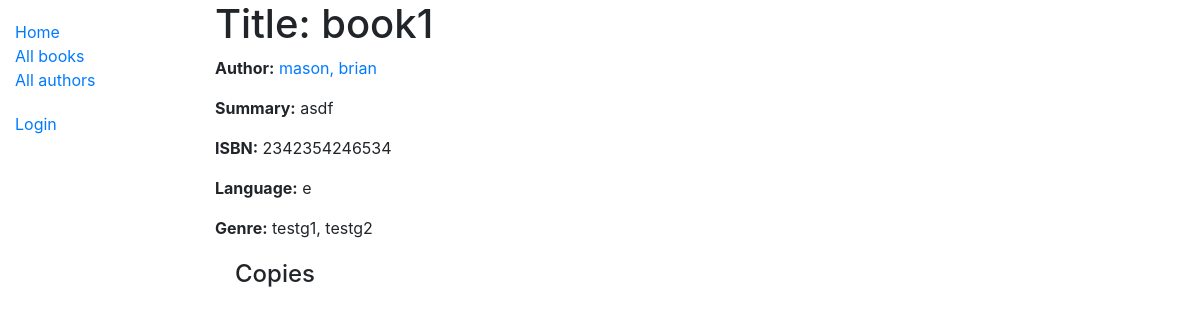
/catalog/book/1, run on the app's committed database.
### catalog/models.py (models this page shows, shortened)
class Book(models.Model):
    title = models.CharField(max_length=200)
    author = models.ForeignKey('Author', on_delete=models.SET_NULL, null=True)
    summary = models.TextField(max_length=1000, help_text="Enter a brief description of the book")
    isbn = models.CharField('ISBN', max_length=13,
                            unique=True,
                            help_text='13 Character <a href="https://www.isbn-international.org/content/what-isbn'
                                      '">ISBN number</a>')
    genre = models.ManyToManyField(Genre, help_text="Select a genre for this book")
    language = models.ForeignKey('Language', on_delete=models.SET_NULL, null=True)
    class Meta:
        ordering = ['title', 'author']
    def display_genre(self):
        """Creates a string for the Genre. This is required to display genre in Admin."""
        return ', '.join([genre.name for genre in self.genre.all()[:3]])
    display_genre.short_description = 'Genre'

class Author(models.Model):
    first_name = models.CharField(max_length=100)
    last_name = models.CharField(max_length=100)
    date_of_birth = models.DateField(null=True, blank=True)
    date_of_death = models.DateField('died', null=True, blank=True)
    class Meta:
        ordering = ['last_name', 'first_name']
    def __str__(self):
        return '{0}, {1}'.format(self.last_name, self.first_name)

class Language(models.Model):
    name = models.CharField(max_length=200,
                            help_text="Enter the book's natural language (e.g. English, French, Japanese etc.)")
    def __str__(self):
        return self.name

class Genre(models.Model):
    name = models.CharField(
        max_length=200,
        help_text="Enter a book genre (e.g. Science Fiction, French Poetry etc.)"
        )
    def __str__(self):
        return self.name

### catalog/views.py (the view)
# urls.py: path('book/<int:pk>', views.BookDetailView.as_view(), name='book-detail'),
class BookDetailView(generic.DetailView):
    model = Book

### catalog/templates/catalog/book_detail.html (shortened to what this page needs)
{% extends "base_generic.html" %}
{% block content %}
<h1>Title: {{ book.title }}</h1>
<p><strong>Author:</strong> <a href="{% url 'author-detail' book.author.pk %}">{{ book.author }}</a></p>
<p><strong>Summary:</strong> {{ book.summary }}</p>
<p><strong>ISBN:</strong> {{ book.isbn }}</p>
<p><strong>Language:</strong> {{ book.language }}</p>
<p><strong>Genre:</strong> {{ book.genre.all|join:", " }}</p>
<div style="margin-left:20px;margin-top:20px">
<h4>Copies</h4>
</div>
{% endblock %}

### data on the page
Book: title "book1", author "mason, brian", summary "asdf", isbn "2342354246534", language "e", genre.all "testg1, testg2"
